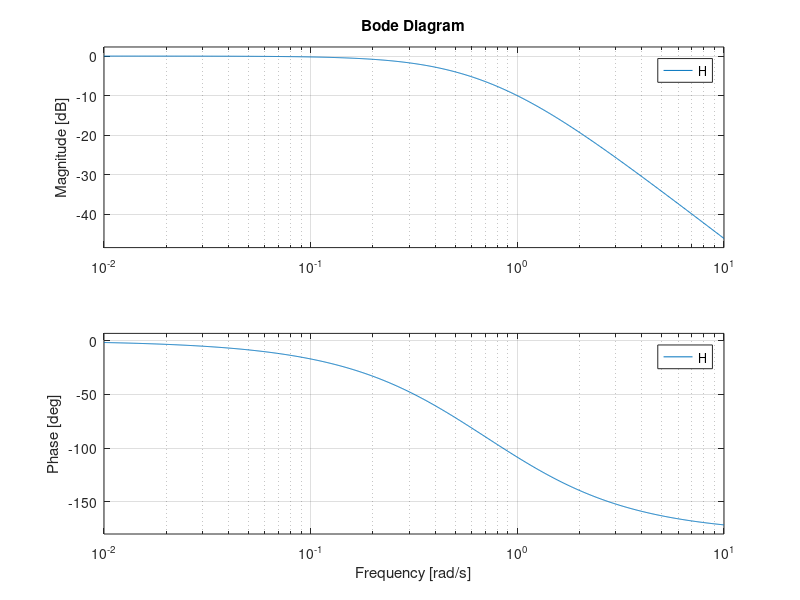

Write MATLAB code to recreate this figure.
%% state-space to transfer function
m = 2;
b = 3;
k = 1;

A = [ 0 1; -k/m -b/m];
B = [ 0 1/m]';
C = [1 0];
D = 0;

sys = ss(A,B,C,D);
[num,den] = ss2tf(A,B,C,D,1);

H = tf(num*2,den*2)


%% bode plot

bode(H)

%%